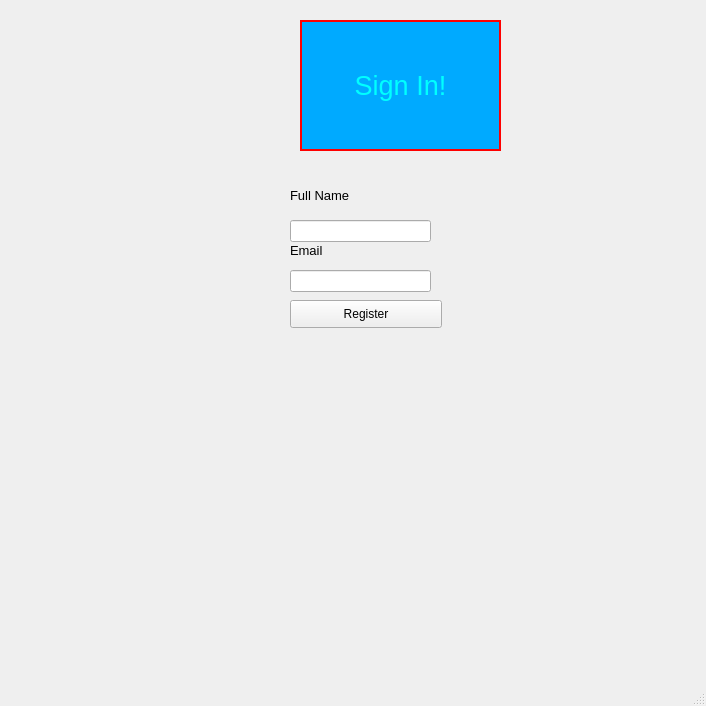
<?xml version="1.0" encoding="UTF-8"?>
<ui version="4.0">
 <class>MainWindow</class>
 <widget class="QMainWindow" name="MainWindow">
  <property name="geometry">
   <rect>
    <x>0</x>
    <y>0</y>
    <width>706</width>
    <height>706</height>
   </rect>
  </property>
  <property name="windowTitle">
   <string>MainWindow</string>
  </property>
  <widget class="QWidget" name="centralwidget">
   <widget class="QLineEdit" name="txtfullname">
    <property name="geometry">
     <rect>
      <x>290</x>
      <y>220</y>
      <width>141</width>
      <height>22</height>
     </rect>
    </property>
    <property name="placeholderText">
     <string/>
    </property>
   </widget>
   <widget class="QLabel" name="label_3">
    <property name="geometry">
     <rect>
      <x>300</x>
      <y>20</y>
      <width>201</width>
      <height>131</height>
     </rect>
    </property>
    <property name="palette">
     <palette>
      <active>
       <colorrole role="WindowText">
        <brush brushstyle="SolidPattern">
         <color alpha="255">
          <red>0</red>
          <green>255</green>
          <blue>255</blue>
         </color>
        </brush>
       </colorrole>
       <colorrole role="Button">
        <brush brushstyle="SolidPattern">
         <color alpha="255">
          <red>0</red>
          <green>170</green>
          <blue>255</blue>
         </color>
        </brush>
       </colorrole>
       <colorrole role="Text">
        <brush brushstyle="SolidPattern">
         <color alpha="255">
          <red>0</red>
          <green>255</green>
          <blue>255</blue>
         </color>
        </brush>
       </colorrole>
       <colorrole role="ButtonText">
        <brush brushstyle="SolidPattern">
         <color alpha="255">
          <red>0</red>
          <green>255</green>
          <blue>255</blue>
         </color>
        </brush>
       </colorrole>
       <colorrole role="Base">
        <brush brushstyle="SolidPattern">
         <color alpha="255">
          <red>0</red>
          <green>170</green>
          <blue>255</blue>
         </color>
        </brush>
       </colorrole>
       <colorrole role="Window">
        <brush brushstyle="SolidPattern">
         <color alpha="255">
          <red>0</red>
          <green>170</green>
          <blue>255</blue>
         </color>
        </brush>
       </colorrole>
      </active>
      <inactive>
       <colorrole role="WindowText">
        <brush brushstyle="SolidPattern">
         <color alpha="255">
          <red>0</red>
          <green>255</green>
          <blue>255</blue>
         </color>
        </brush>
       </colorrole>
       <colorrole role="Button">
        <brush brushstyle="SolidPattern">
         <color alpha="255">
          <red>0</red>
          <green>170</green>
          <blue>255</blue>
         </color>
        </brush>
       </colorrole>
       <colorrole role="Text">
        <brush brushstyle="SolidPattern">
         <color alpha="255">
          <red>0</red>
          <green>255</green>
          <blue>255</blue>
         </color>
        </brush>
       </colorrole>
       <colorrole role="ButtonText">
        <brush brushstyle="SolidPattern">
         <color alpha="255">
          <red>0</red>
          <green>255</green>
          <blue>255</blue>
         </color>
        </brush>
       </colorrole>
       <colorrole role="Base">
        <brush brushstyle="SolidPattern">
         <color alpha="255">
          <red>0</red>
          <green>170</green>
          <blue>255</blue>
         </color>
        </brush>
       </colorrole>
       <colorrole role="Window">
        <brush brushstyle="SolidPattern">
         <color alpha="255">
          <red>0</red>
          <green>170</green>
          <blue>255</blue>
         </color>
        </brush>
       </colorrole>
      </inactive>
      <disabled>
       <colorrole role="WindowText">
        <brush brushstyle="SolidPattern">
         <color alpha="255">
          <red>0</red>
          <green>255</green>
          <blue>255</blue>
         </color>
        </brush>
       </colorrole>
       <colorrole role="Button">
        <brush brushstyle="SolidPattern">
         <color alpha="255">
          <red>0</red>
          <green>170</green>
          <blue>255</blue>
         </color>
        </brush>
       </colorrole>
       <colorrole role="Text">
        <brush brushstyle="SolidPattern">
         <color alpha="255">
          <red>0</red>
          <green>255</green>
          <blue>255</blue>
         </color>
        </brush>
       </colorrole>
       <colorrole role="ButtonText">
        <brush brushstyle="SolidPattern">
         <color alpha="255">
          <red>0</red>
          <green>255</green>
          <blue>255</blue>
         </color>
        </brush>
       </colorrole>
       <colorrole role="Base">
        <brush brushstyle="SolidPattern">
         <color alpha="255">
          <red>0</red>
          <green>170</green>
          <blue>255</blue>
         </color>
        </brush>
       </colorrole>
       <colorrole role="Window">
        <brush brushstyle="SolidPattern">
         <color alpha="255">
          <red>0</red>
          <green>170</green>
          <blue>255</blue>
         </color>
        </brush>
       </colorrole>
      </disabled>
     </palette>
    </property>
    <property name="font">
     <font>
      <family>Arial</family>
      <pointsize>20</pointsize>
     </font>
    </property>
    <property name="styleSheet">
     <string notr="true">QLabel {
    background-color: #00aaff;
    color: #00ffff;            
    border: 2px solid #FF0000;;                         
}
</string>
    </property>
    <property name="text">
     <string>Sign In!</string>
    </property>
    <property name="alignment">
     <set>Qt::AlignCenter</set>
    </property>
   </widget>
   <widget class="QPushButton" name="btnresister">
    <property name="geometry">
     <rect>
      <x>290</x>
      <y>300</y>
      <width>152</width>
      <height>28</height>
     </rect>
    </property>
    <property name="text">
     <string>Register</string>
    </property>
   </widget>
   <widget class="QLineEdit" name="txtemail">
    <property name="geometry">
     <rect>
      <x>290</x>
      <y>270</y>
      <width>141</width>
      <height>22</height>
     </rect>
    </property>
    <property name="echoMode">
     <enum>QLineEdit::Normal</enum>
    </property>
    <property name="placeholderText">
     <string/>
    </property>
   </widget>
   <widget class="QLabel" name="label_2">
    <property name="geometry">
     <rect>
      <x>290</x>
      <y>160</y>
      <width>141</width>
      <height>71</height>
     </rect>
    </property>
    <property name="font">
     <font>
      <family>Arial</family>
      <pointsize>10</pointsize>
     </font>
    </property>
    <property name="text">
     <string>Full Name</string>
    </property>
   </widget>
   <widget class="QLabel" name="label_4">
    <property name="geometry">
     <rect>
      <x>290</x>
      <y>240</y>
      <width>91</width>
      <height>21</height>
     </rect>
    </property>
    <property name="font">
     <font>
      <family>Arial</family>
      <pointsize>10</pointsize>
     </font>
    </property>
    <property name="text">
     <string>Email</string>
    </property>
   </widget>
  </widget>
  <widget class="QMenuBar" name="menubar">
   <property name="geometry">
    <rect>
     <x>0</x>
     <y>0</y>
     <width>706</width>
     <height>26</height>
    </rect>
   </property>
  </widget>
  <widget class="QStatusBar" name="statusbar"/>
 </widget>
 <resources/>
 <connections/>
</ui>
